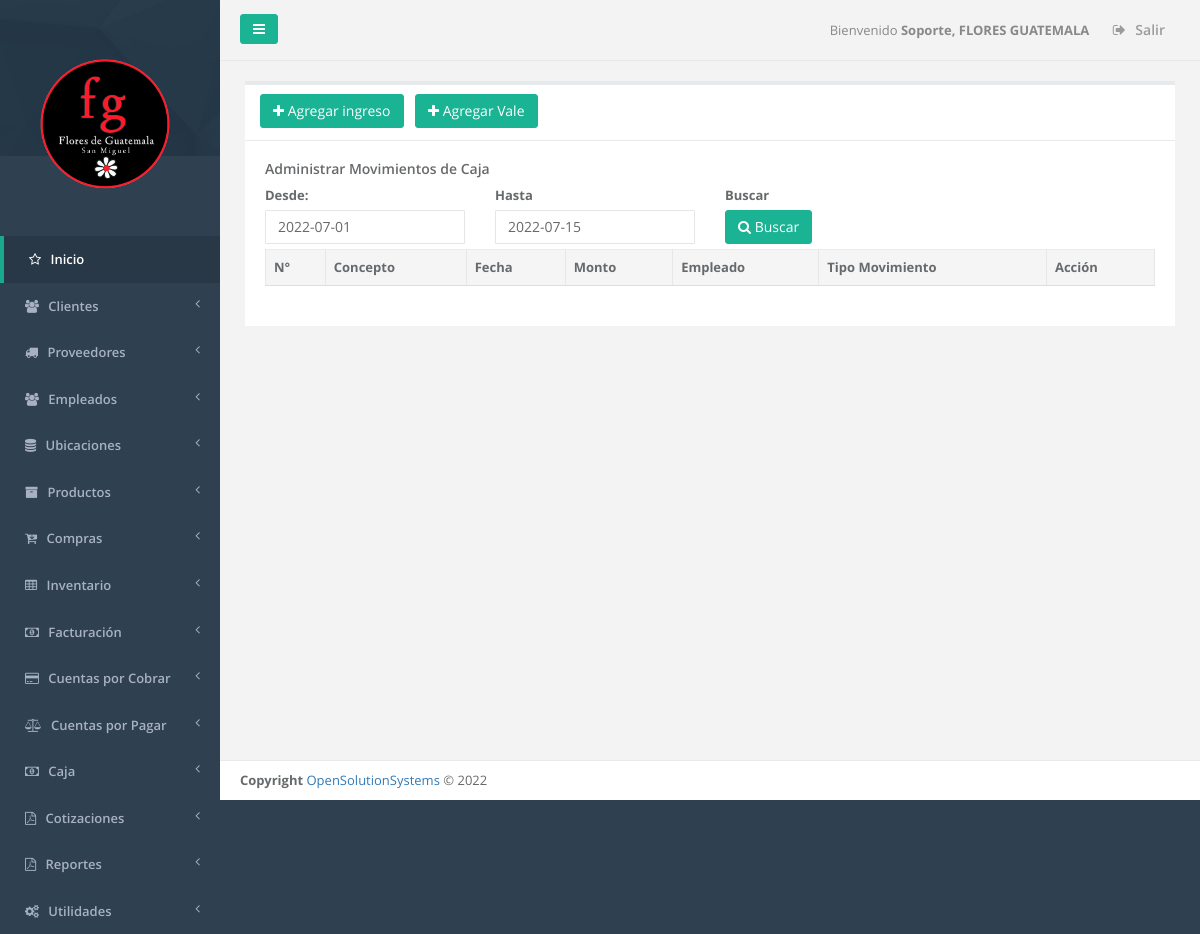
Page /admin_movimiento_caja.php (signed in) on the earlier database version.
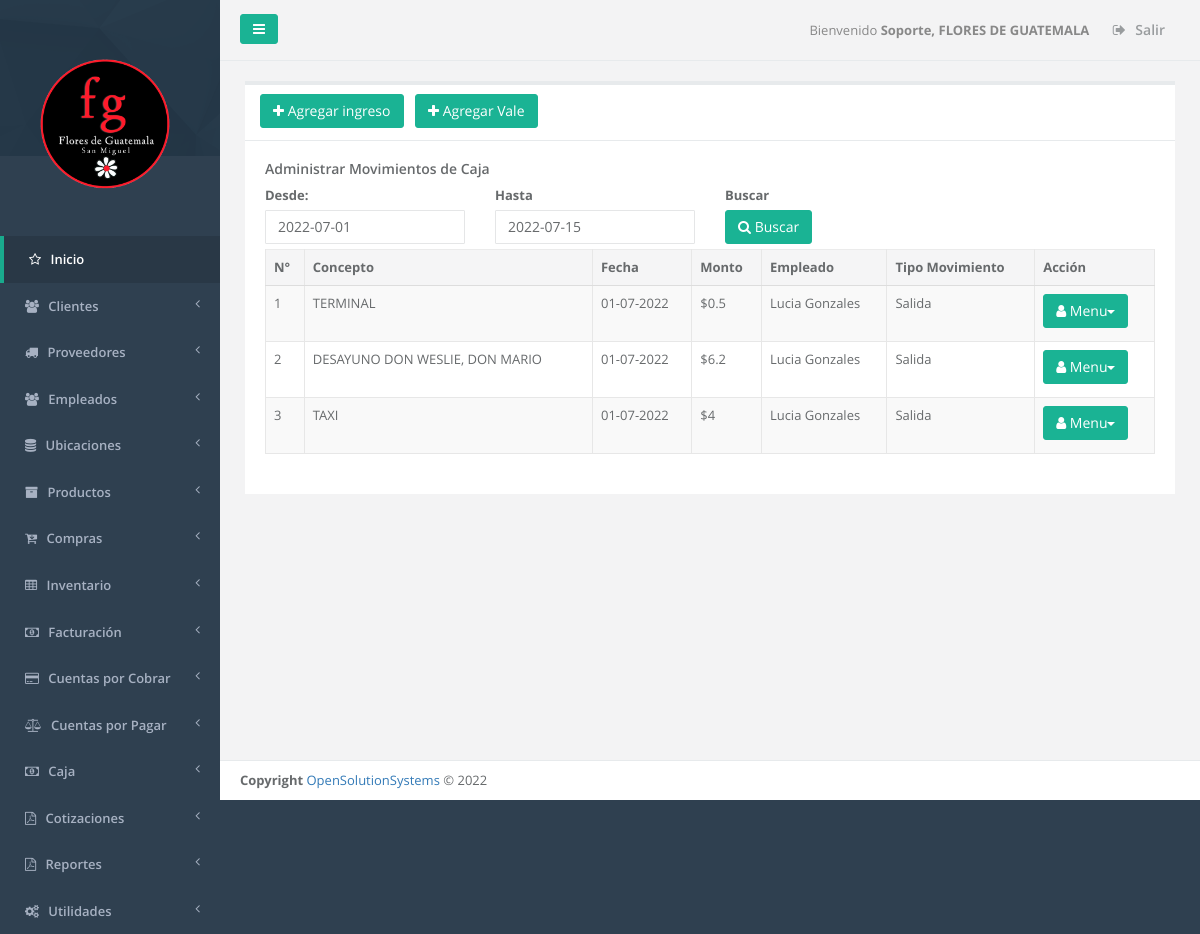
Same page on the later database version.
### tables this page shows
CREATE TABLE `menu` (
  `id_server` int(11) NOT NULL,
  `unique_id` text NOT NULL,
  `id_menu` int(11) NOT NULL,
  `nombre` varchar(250) DEFAULT NULL,
  `prioridad` int(11) DEFAULT NULL,
  `icono` varchar(250) NOT NULL,
  `visible` tinyint(1) NOT NULL
);

CREATE TABLE `sucursal` (
  `id_server` int(11) NOT NULL,
  `unique_id` text NOT NULL,
  `id_sucursal` int(11) NOT NULL,
  `descripcion` text NOT NULL,
  `direccion` varchar(255) NOT NULL,
  `telefono1` varchar(20) NOT NULL,
  `telefono2` varchar(20) NOT NULL,
  `casa_matriz` tinyint(1) NOT NULL,
  `iva` float NOT NULL,
  `monto_retencion1` float NOT NULL,
  `monto_retencion10` float NOT NULL,
  `monto_percepcion` float NOT NULL,
  `n_sucursal` int(11) NOT NULL,
  `vigencia_factura` int(11) NOT NULL,
  `vigencia_pedido` int(11) NOT NULL,
  `giro` varchar(100) NOT NULL,
  `nrc` varchar(100) NOT NULL,
  `nit` varchar(100) NOT NULL,
  `razon_social` varchar(150) NOT NULL,
  `logo` varchar(150) NOT NULL,
  `serie_cof` varchar(100) NOT NULL,
  `desde_cof` int(11) NOT NULL,
  `hasta_cof` int(11) NOT NULL,
  `serie_ccf` varchar(100) NOT NULL,
  `desde_ccf` int(11) NOT NULL,
  `hasta_ccf` int(11) NOT NULL,
  `ultima_act` date NOT NULL
);

CREATE TABLE `mov_caja` (
  `id_server` int(11) NOT NULL,
  `unique_id` text NOT NULL,
  `id_sucursal` int(1) DEFAULT NULL,
  `id_movimiento` int(11) NOT NULL,
  `id_factura` int(11) NOT NULL,
  `id_empleado` int(1) DEFAULT NULL,
  `idtransace` int(11) NOT NULL,
  `alias_tipodoc` char(4) NOT NULL,
  `numero_doc` varchar(30) NOT NULL,
  `fecha` date DEFAULT NULL,
  `hora` time DEFAULT NULL,
  `valor` float DEFAULT NULL,
  `concepto` varchar(50) DEFAULT NULL,
  `corte` int(1) DEFAULT NULL,
  `cobrado` tinyint(1) NOT NULL,
  `cliente` varchar(40) NOT NULL,
  `duui` varchar(10) NOT NULL,
  `entrada` tinyint(1) NOT NULL,
  `salida` tinyint(1) NOT NULL,
  `anulado` tinyint(1) NOT NULL,
  `turno` int(11) NOT NULL,
  `id_apertura` int(11) NOT NULL,
  `nombre_recibe` varchar(100) NOT NULL,
  `nombre_autoriza` varchar(100) NOT NULL,
  `nombre_proveedor` varchar(100) NOT NULL,
  `iva` float NOT NULL,
  `id_tipo` int(11) NOT NULL
);

CREATE TABLE `usuario` (
  `id_server` int(11) NOT NULL,
  `unique_id` text NOT NULL,
  `id_sucursal` int(11) NOT NULL,
  `id_usuario` int(11) NOT NULL,
  `id_empleado` int(11) NOT NULL,
  `nombre` varchar(250) NOT NULL,
  `usuario` varchar(30) NOT NULL,
  `password` varchar(250) NOT NULL,
  `admin` int(11) NOT NULL,
  `precios` int(11) NOT NULL,
  `latitud_ultima` double NOT NULL,
  `longitud_ultima` double NOT NULL,
  `fecha_tracking` date NOT NULL,
  `hora_tracking` time NOT NULL
);

### _conexion.php (called while the page is built, shortened)
<?php
$username = "root";
$password = "admin$";
$hostname = "localhost";
$dbname = "flores_guatemala";
$conexion = mysqli_connect("$hostname","$username","$password","$dbname");
function _query($sql_string){
  global $conexion;
  mysqli_set_charset($conexion,"utf8");
  $query=mysqli_query($conexion,$sql_string);
  return $query;
}
function _fetch_array($sql_string){
  $fetched = mysqli_fetch_array($sql_string,MYSQLI_ASSOC);
  return $fetched;
}
function _num_rows($sql_string){
  $rows = mysqli_num_rows($sql_string);
  return $rows;
}
function get_name_script($url){
  if ( strpos($url, '/') !== FALSE ){
    $nombre_archivo_tmp = explode('/', $url);
  }
  $nombre_archivo= array_pop($nombre_archivo_tmp );
  return  $nombre_archivo;
}
function permission_usr($id_user,$filename){
  $sql1="SELECT menu.id_menu, menu.nombre as nombremenu, menu.prioridad,
  modulo.id_modulo,  modulo.nombre as nombremodulo, modulo.descripcion, modulo.filename,
  usuario_modulo.id_usuario,usuario.admin as admin
  FROM menu, modulo, usuario_modulo, usuario
  WHERE usuario.id_usuario='$id_user'
  AND menu.id_menu=modulo.id_menu
  AND usuario.id_usuario=usuario_modulo.id_usuario
  AND usuario_modulo.id_modulo=modulo.id_modulo
  AND modulo.filename='$filename'
  ";
  $result1=_query($sql1);
  $count1=_num_rows($result1);
  if($count1 >0){
    $row1=_fetch_array($result1);
    $admin=$row1['admin'];
    $nombremodulo=$row1['nombremodulo'];
    $filename=$row1['filename'];
    $name_link=$filename;
  }
  else{
    $name_link='NOT';
  }
  return $name_link;
}
function ED($fecha){
  $dia = substr($fecha,8,2);
  $mes = substr($fecha,5,2);
  $a = substr($fecha,0,4);
  $fecha = "$dia-$mes-$a";
  return $fecha;
}
?>

### admin_movimiento_caja.php (the view, shortened to what the changed rows need)
<?php
function initial()
{
	$_PAGE = array ();
	$_PAGE ['links'] = null;
	$_PAGE ['links'] .= '<link href="css/bootstrap.min.css" rel="stylesheet">';
	$_PAGE ['links'] .= '<link href="font-awesome/css/font-awesome.css" rel="stylesheet">';
	$_PAGE ['links'] .= '<link href="css/plugins/iCheck/custom.css" rel="stylesheet">';
	$_PAGE ['links'] .= '<link href="css/plugins/chosen/chosen.css" rel="stylesheet">';
	$_PAGE ['links'] .= '<link href="css/plugins/toastr/toastr.min.css" rel="stylesheet">';
	$_PAGE ['links'] .= '<link href="css/plugins/jQueryUI/jquery-ui-1.10.4.custom.min.css" rel="stylesheet">';
	$_PAGE ['links'] .= '<link href="css/plugins/jqGrid/ui.jqgrid.css" rel="stylesheet">';
	$_PAGE ['links'] .= '<link href="css/plugins/select2/select2.css" rel="stylesheet">';
	$_PAGE ['links'] .= '<link href="css/plugins/dataTables/dataTables.bootstrap.css" rel="stylesheet">';
	$_PAGE ['links'] .= '<link href="css/plugins/dataTables/dataTables.responsive.css" rel="stylesheet">';
	$_PAGE ['links'] .= '<link href="css/plugins/dataTables/dataTables.tableTools.min.css" rel="stylesheet">';
	$_PAGE ['links'] .= '<link href="css/animate.css" rel="stylesheet">';
	$_PAGE ['links'] .= '<link href="css/style.css" rel="stylesheet">';
	include_once "header.php";
	include_once "main_menu.php";
	$id_sucursal=$_SESSION["id_sucursal"];
	$fecha_2 = date('Y-m-d');
	$fecha_1 = date('Y-m-01');
	$sql_movimientos = _query("SELECT mov_caja.* FROM mov_caja WHERE id_sucursal = '$id_sucursal' AND fecha BETWEEN '$fecha_1' AND '$fecha_2' ORDER BY id_movimiento DESC");
	$cuenta = _num_rows($sql_movimientos);
 	$id_user=$_SESSION["id_usuario"];
	$admin=$_SESSION["admin"];
	$uri = $_SERVER['SCRIPT_NAME'];
	$filename=get_name_script($uri);
	$links=permission_usr($id_user,$filename);
	if ($links!='NOT' || $admin=='1' ){
?>
<div class="wrapper wrapper-content  animated fadeInRight">
	<div class="row" id="row1">
		<div class="col-lg-12">
			<div class="ibox float-e-margins">
				<?php
					echo "
					<div class='ibox-title'>
						<div class='row'>";
					$filename='agregar_ingreso_caja.php';
					$link=permission_usr($id_user,$filename);
					if ($link!='NOT' || $admin=='1' ){
						echo "<div class='col-lg-2'>
								<a data-toggle='modal' href='agregar_ingreso_caja.php' data-target='#viewModal' data-refresh='true' class='btn btn-primary m-t-n-xs'><i class='fa fa-plus icon-large'></i> Agregar ingreso</a>
							</div>";
						}
					$filename='agregar_salida_caja.php';
					$link=permission_usr($id_user,$filename);
					if ($link!='NOT' || $admin=='1' ){
						echo "<div class='col-lg-2'>
								<a data-toggle='modal' href='agregar_salida_caja.php' data-target='#salidaModal' data-refresh='true' class='btn btn-primary m-t-n-xs'><i class='fa fa-plus icon-large'></i> Agregar Vale</a>
							</div>";
						}
					echo "</div>
					</div>";
				?>
				<div class="ibox-content">
					<header>
						<div class="row">
							<div class="col-xs-6">
								<header>
									<h4>Administrar Movimientos de Caja</h4>
								</header>
							</div>
						</div>
					</header>
					<div class="row">
							<div class="col-lg-3">
								<label>Desde:</label>
								<input type="text" name="fecha1" id="fecha1" class="form-control datepick" value="<?php echo $fecha_1;?>">
							</div>
							<div class="col-lg-3">
								<label>Hasta</label>
								<input type="text" name="fecha2" id="fecha2" class="form-control datepick" value="<?php echo $fecha_2;?>">
							</div>
							<div class="col-lg-1" style="text-align: left;">
							 <label>Buscar</label>
								<a id='search' name='search' class='btn btn-primary m-t-n-xs' style="margin-top: 0.5%;"><i class="fa fa-search"></i> Buscar</a>
							</div>
					</div>
					<section>
						<table class="table table-striped table-bordered table-hover" id="editable">
							<thead>
								<tr>
									<th>N°</th>
									<th>Concepto</th>
									<th>Fecha</th>
									<th>Monto</th>
									<th>Empleado</th>
									<th>Tipo Movimiento</th>
									<th>Acción</th>
								</tr>
							</thead>
							<tbody id="caja_x">
				<?php
 					if ($cuenta>0){
 						$i = 1;
						while($row=_fetch_array($sql_movimientos))
						{
							$concepto = $row["concepto"];
							$fecha = ED($row["fecha"]);
							$entrada = $row["entrada"];
							$salida = $row["salida"];
							$monto = $row["valor"];
							$id_empleado = $row["id_empleado"];
							if($entrada == 1 && $salida == 0)
							{
								$tipo = "Entrada";
							}
							else if($salida == 1 && $entrada == 0)
							{
								$tipo = "Salida";
							}
							$sql_empleado = _query("SELECT * FROM usuario, sucursal WHERE id_usuario = '$id_empleado' ");
							$rr = _fetch_array($sql_empleado);
							$nombre = $rr["nombre"];
							echo "<tr>";
							echo"<td>".$i."</td>
								<td>".$concepto."</td>
								<td>".$fecha."</td>
								<td>$".$monto."</td>
								<td>".$nombre."</td>
								<td>".$tipo."</td>
								<td><div class=\"btn-group\">
								<a href=\"#\" data-toggle=\"dropdown\" class=\"btn btn-primary dropdown-toggle\"><i class=\"fa fa-user icon-white\"></i> Menu<span class=\"caret\"></span></a>
								<ul class=\"dropdown-menu dropdown-primary\">";
							echo "	</ul>
										</div>
										</td>
										</tr>";
							$i += 1;
						}
					}
				?>
							</tbody>
						</table>
					</section>
               	</div>
       		</div>
		</div>
	</div>
</div>
<?php
	include("footer.php");
}
else {
		echo "<div></div><br><br><div class='alert alert-warning'>No tiene permiso para este modulo.</div>";
	}
}
if (!isset($_REQUEST['process'])) {
    initial();
}
?>

### main_menu.php (shortened to what the changed rows need)
<?php
  $id_sucursal = $_SESSION['id_sucursal'];
  $sql_sucursal = "SELECT * FROM sucursal WHERE id_sucursal = '$id_sucursal'";
  $query_sucursal = _query($sql_sucursal);
  $row_sucursal = _fetch_array($query_sucursal);
  $logo = $row_sucursal['logo'];
?>
<nav class="navbar-default navbar-static-side" role="navigation">
  <div class="sidebar-collapse">
    <ul class="nav" id="side-menu">
      <li class="nav-header">
        <div class="dropdown profile-element"> <span>
          <img alt="image" class="img-responsive" src="<?php echo $logo;  ?>" width="180px" style="margin-left: -3%;">
        </span>
      </div>
    </li>
    <?php
    $id_user=$_SESSION["id_usuario"];
    $admin=$_SESSION["admin"];
    $icono='fa fa-star-o';
    $sql_menus="SELECT id_menu, nombre, prioridad,icono FROM menu order by prioridad";
    $result=_query($sql_menus);
    $main_lnk='dashboard.php';
    if($admin=='1')
    {
      echo  "<li class='active'>";
      echo "<a href='dashboard.php'><i class='".$icono."'></i> <span class='nav-label'>Inicio</span></a>";
      echo  "</li>";
    }
    else
    {
      echo  "<li class='active'>";
      echo "<a href='dashboard.php'><i class='".$icono."'></i> <span class='nav-label'>Inicio</span></a>";
      echo  "</li>";
    }
    while($row=_fetch_array($result))
    {
      $menuname=$row['nombre'];
      $id_menu=$row['id_menu'];
      $icono=$row['icono'];
      if($admin=='1')
      {
        $sql_links="SELECT distinct menu.id_menu, menu.nombre as nombremenu, menu.prioridad,
        modulo.id_modulo, modulo.nombre as nombremodulo, modulo.descripcion, modulo.filename, usuario.admin
        FROM menu, modulo, usuario
        WHERE usuario.id_usuario='$id_user'
        AND usuario.admin='1'
        AND menu.id_menu='$id_menu'
        AND menu.id_menu=modulo.id_menu
        AND modulo.mostrarmenu='1'
        AND menu.visible=1
        ";
      }
      $result_modules=_query($sql_links);
      $numrow2=_num_rows($result_modules);
      if($numrow2>0)
      {
        echo "<li><a href='".$main_lnk."'><i class='".$icono."'></i></i> <span class='nav-label'>".$menuname."</span> <span class='fa arrow'></span></a>";
        echo" </li>";
      }
    }
  ?>
</div>
</nav>
<div id="page-wrapper" class="gray-bg">
  <div class="row border-bottom">
    <nav class="navbar navbar-static-top" role="navigation" style="margin-bottom: 0">
      <div class="navbar-header">
        <a class="navbar-minimalize minimalize-styl-2 btn btn-primary"><i class="fa fa-bars"></i> </a>
      </div>
      <?php
      $id_sucursal=$_SESSION["id_sucursal"];
      $qsucursal=_query("SELECT descripcion FROM sucursal WHERE id_sucursal='$id_sucursal'");
      $row_sucursal=_fetch_array($qsucursal);
      $sucursal=$row_sucursal["descripcion"];
      ?>
      <ul class="nav navbar-top-links navbar-right">
        <li>
          <span class="m-r-sm text-muted welcome-message">Bienvenido <b><?php echo $_SESSION["nombre"].", ".$sucursal ?> </b></span>
        </li>
        <li>
          <a href="logout.php">
            <i class="fa fa-sign-out"></i> Salir
          </a>
        </li>
      </ul>
    </nav>
  </div>

Differences in the rows shown:
changed sucursal: descripcion "FLORES GUATEMALA" → "FLORES DE GUATEMALA"
added mov_caja: concepto "TERMINAL", fecha "01-07-2022", valor "0.5", usuario.nombre "Lucia Gonzales", tipo "Salida"
added mov_caja: concepto "DESAYUNO DON WESLIE, DON MARIO", fecha "01-07-2022", valor "6.2", usuario.nombre "Lucia Gonzales", tipo "Salida"
added mov_caja: concepto "TAXI", fecha "01-07-2022", valor "4", usuario.nombre "Lucia Gonzales", tipo "Salida"
